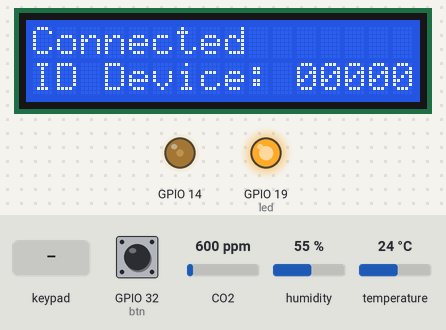
Recording of a sketch running on a simulated ESP32. Shown: 16×2 character LCD, output pins drawn as LEDs (lit = HIGH). The inputs (shaded band) are chosen by the test bench; at power-on: GPIO 32 (btn) HIGH, CO2 600 ppm, humidity 55 %, temperature 24 °C. WiFi joins after 1.5 s; servers stay silent unless stated; EEPROM starts erased.

Above: at 3.2 s.
3.3 s: GPIO 32 (btn) pulled LOW for 3.2 s
At 6.7 s:
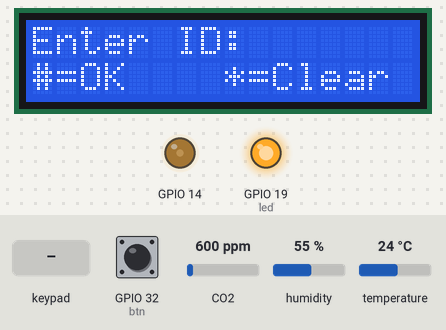
8.0 s: keypad keys 0 0 0 0 0 pressed 0.4 s apart
At 10.0 s:
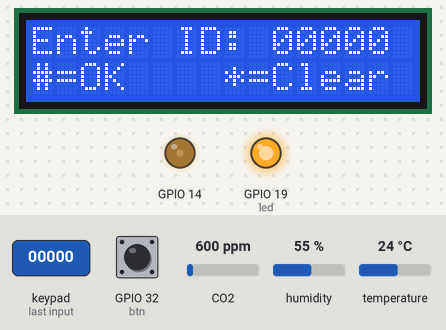
11.5 s: key '1' pressed
At 12.7 s:
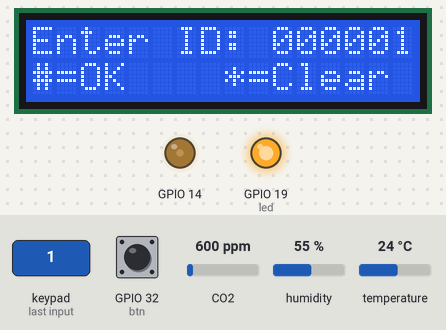
13.0 s: key '#' pressed
At 14.1 s:
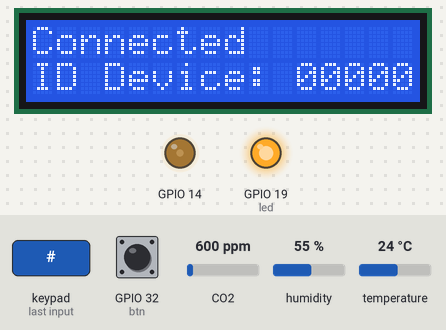
Timing chart, 0 to 15.5 s (numbered marks = the images above; inputs shaded):
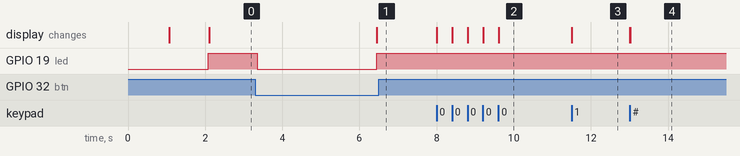

The sketch:

FinalProject.ino
```cpp
#include <WiFi.h>
#include <MQ135.h>
#include <Keypad.h>
#include <EEPROM.h>
#include "WiFiManager.h"
#include <LiquidCrystal.h>
#include <analogWrite.h>
#include <FirebaseESP32.h>
#include "DHT.h"
#define PIN_MQ135 39
#define DHTPIN 21
#define DHTTYPE DHT11
#define FIREBASE_HOST "main-7d188-default-rtdb.firebaseio.com"
#define FIREBASE_AUTH "22xMLKW14pBpzKmCCBt8N73rZJoEJgLq5lIYZ1kC"

int ct = 0;
bool wifi = false;
const int rs = 13 , en = 12, d4 = 27, d5 = 26, d6 = 25, d7 = 33, led = 19, btn = 32,
          LCD_0 = 22, LCD_1 = 23, LCD_2 = 4, LCD_3 = 16, LCD_4 = 17, LCD_5 = 5, LCD_6 = 18;
int len = 0;
int raw_data;
int wait = 0;
bool bootln = 0;
int count = 0;
String sav_key = "";
String ID = "";
String WIFI_SSID;
String WIFI_PASSWORD;
bool lock = true;
const byte ROWS = 4; //four rows
const byte COLS = 3; //three columns
char keys[ROWS][COLS] = {
  {'1', '2', '3'},
  {'4', '5', '6'},
  {'7', '8', '9'},
  {'*', '0', '#'}
};
byte rowPins[ROWS] = {LCD_3, LCD_4, LCD_5, LCD_6};
byte colPins[COLS] = {LCD_0, LCD_1, LCD_2};

DHT dht(DHTPIN, DHTTYPE);
MQ135 mq135_sensor(PIN_MQ135);
LiquidCrystal lcd(rs, en, d4, d5, d6, d7);
Keypad keypad = Keypad( makeKeymap(keys), rowPins, colPins, ROWS, COLS );
FirebaseData fbdb;
WiFiManager vs;

void writeStringToEEPROM(int addrOffset, const String &strToWrite)
{
  byte len = strToWrite.length();
  EEPROM.write(addrOffset, len);
  for (int i = 0; i < len; i++)
  {
    EEPROM.write(addrOffset + 1 + i, strToWrite[i]);
  }
}

String readStringFromEEPROM(int addrOffset)
{
  int newStrLen = EEPROM.read(addrOffset);
  char data[newStrLen + 1];
  for (int i = 0; i < newStrLen; i++)
  {
    data[i] = EEPROM.read(addrOffset + 1 + i);
  }
  data[newStrLen] = '\0';
  return String(data);
}

void displayMenu1() {
  lcd.setCursor(0, 0);
  lcd.print("Connected       ");
  lcd.setCursor(0, 1);
  lcd.print("ID Device: " + ID);
}

void displayMenu2() {
  lcd.setCursor(0, 0);
  lcd.print("Enter ID: ");
  lcd.setCursor(0, 1);
  lcd.print("#=OK    *=Clear");
}

void connectWiFi(String text) {
  while (WiFi.status() != WL_CONNECTED)
  {
    lcd.clear();
    lcd.setCursor(0, 0);
    lcd.print(text);
    lcd.setCursor(0, 1);
    lcd.print(WIFI_SSID);
    lcd.setCursor(14, 1);
    lcd.print(ct);
    delay(1000);
    ct += 1;
    if (ct == 30) {
      wifi = true;
      ct = 0;
      break;
    }
  }
  ct = 0;
}

void configWiFi(String text) {
  if (wifi) {
    WiFiManager wm;
    lcd.clear();
    lcd.setCursor(0, 0);
    lcd.print(text);
    lcd.setCursor(0, 1);
    lcd.print("Config Wifi");
    WiFi.mode(WIFI_STA); // explicitly set mode, esp defaults to STA+AP
    wm.resetSettings();
    bool res;
    res = wm.autoConnect("Enviroment", "123456789");
    if (!res) {
      ESP.restart();
    }
    else {
      //if you get here you have connected to the WiFi
      EEPROM.writeString(100, vs.getWiFiSSID());
      EEPROM.writeString(200, vs.getWiFiPass());
      EEPROM.commit();
      wifi = false;
    }
  }
}

void setup()
{
  EEPROM.begin(300);
  Serial.begin(115200);
  dht.begin();
  lcd.begin(16, 2);
  analogWrite(14, 60);
  WIFI_SSID = EEPROM.readString(100);
  WIFI_PASSWORD = EEPROM.readString(200);
  WiFi.begin(WIFI_SSID.c_str(), WIFI_PASSWORD.c_str());
  connectWiFi("Connecting to");
  configWiFi("Fail to connect");
  lcd.clear();
  Firebase.begin(FIREBASE_HOST, FIREBASE_AUTH);
  Firebase.reconnectWiFi(true);
  Firebase.setReadTimeout(fbdb, 1000 * 60);
  Firebase.setwriteSizeLimit(fbdb, "tiny");
  ID = EEPROM.readString(0);
  if (ID < "00000" || ID > "99999") ID = "00000";
  pinMode(btn, INPUT);
  pinMode(led, OUTPUT);
  digitalWrite(led, HIGH);

}

void loop() {
  connectWiFi("Reconect to");
  configWiFi("Lost connection");
  if (!bootln) {
    displayMenu1();
    int h = dht.readHumidity();
    // Read temperature as Celsius (the default)
    int t = dht.readTemperature();
    int hic = dht.computeHeatIndex(t, h, false);
    float rzero = mq135_sensor.getRZero();
    int correctedPPM = mq135_sensor.getCorrectedPPM(t, h) + 400;
    if (count == 50) {
      if (ID > "00000" && ID < "99999") {
        Firebase.setInt(fbdb, "/ThongSo/" + ID + "/Air_Quality", correctedPPM);
        Firebase.setInt(fbdb, "/ThongSo/" + ID + "/Temp", t);
        Firebase.setInt(fbdb, "/ThongSo/" + ID + "/Humidity", h);
        Firebase.setInt(fbdb, "/ThongSo/" + ID + "/Heat_index", hic);
      }
      count = 0;
    }
    count += 1;
    delay(100);
    if (!digitalRead(btn)) {
      wait += 1;
      digitalWrite(led, LOW);
    }
    else {
      wait = 0;
      digitalWrite(led, HIGH);
    }
    if (wait == 30) {
      wait = 0;
      digitalWrite(led, HIGH);
      lcd.clear();
      bootln = true;
    }
  }
  else {
    displayMenu2();
    char cur_key = keypad.getKey();
    if (cur_key == '#') {
      if (sav_key != "") {
        lcd.clear();
        bootln = false;
        ID = sav_key;
        EEPROM.writeString(0, ID);
        EEPROM.commit();
        sav_key = "";
      }
    }
    else if (cur_key == '*') {
      if (len > 0) {
        sav_key.remove(len - 1, 1);
        len -= 1;
        lcd.clear();
        displayMenu2();
        lcd.setCursor(10, 0);
        lcd.print(sav_key);
      }
    }
    else if (!(cur_key == '\0')) {
      len += 1;
      sav_key += String(cur_key);
      lcd.setCursor(10, 0);
      lcd.print(sav_key);
    }
  }
}
```

Measured:
- after the input at 3.3 s, GPIO 19 (led): HIGH → LOW after 0.06 s, → HIGH 3.1 s later; the display: first changes after 3.1 s (image 1 shows a later state)
- after the input at 8.0 s, the display: first changes at once (image 2 shows a later state)
- after the input at 11.5 s, the display: changes at once (image 3)
- after the input at 13.0 s, the display: first changes at once (image 4 shows a later state)
